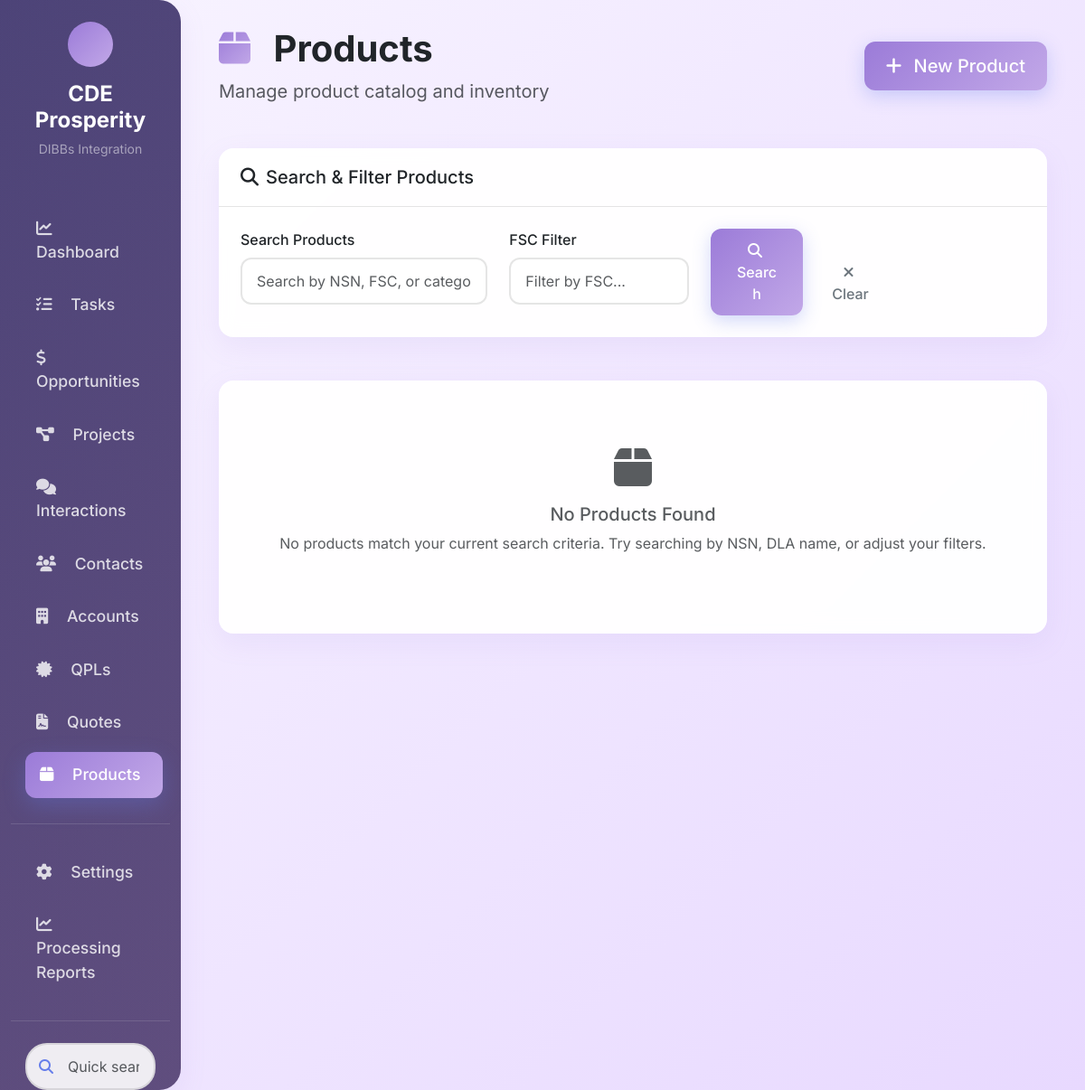
The page /products on the database as committed earlier.
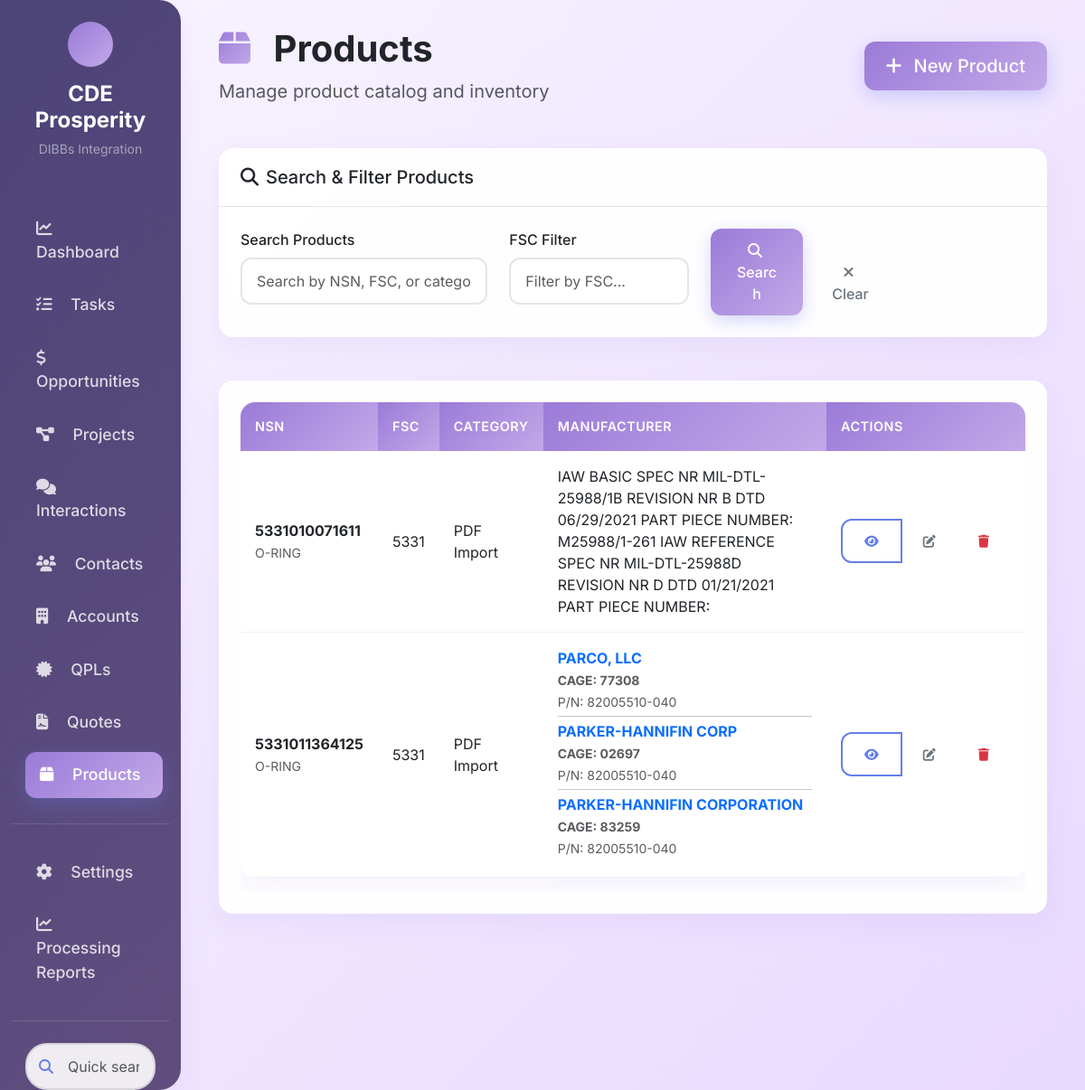
The same page on the database as committed later.
### tables this page shows
CREATE TABLE "products" (
                id INTEGER PRIMARY KEY AUTOINCREMENT,
                name TEXT NOT NULL,
                product_code TEXT,
                nsn TEXT NOT NULL UNIQUE,
                fsc TEXT,
                description TEXT,
                category TEXT,
                family TEXT,
                unit_price REAL,
                cost_price REAL,
                list_price REAL,
                manufacturer TEXT,
                part_number TEXT,
                is_active BOOLEAN DEFAULT 1,
                created_date TIMESTAMP DEFAULT CURRENT_TIMESTAMP,
                modified_date TIMESTAMP DEFAULT CURRENT_TIMESTAMP
            );

CREATE TABLE "qpls" (
            id INTEGER PRIMARY KEY AUTOINCREMENT,
            product_id INTEGER,
            account_id INTEGER,
            manufacturer_name TEXT NOT NULL,
            cage_code TEXT,
            part_number TEXT,
            is_active BOOLEAN DEFAULT 1,
            created_date TIMESTAMP DEFAULT CURRENT_TIMESTAMP,
            modified_date TIMESTAMP DEFAULT CURRENT_TIMESTAMP,
            FOREIGN KEY (product_id) REFERENCES products (id),
            FOREIGN KEY (account_id) REFERENCES accounts (id)
        );

CREATE TABLE accounts (
                id INTEGER PRIMARY KEY AUTOINCREMENT,
                name TEXT NOT NULL UNIQUE,
                type TEXT CHECK(type IN ('Competitor', 'Prospect Customer', 'Customer', 'Former Customer', 'Prospect Vendor', 'Vendor', 'QPL')),
                summary TEXT,
                detail TEXT,
                website TEXT,
                email TEXT,
                location TEXT,
                linkedin TEXT,
                parent_co TEXT,
                cage TEXT,
                created_date TIMESTAMP DEFAULT CURRENT_TIMESTAMP,
                image TEXT,
                video TEXT,
                is_active BOOLEAN DEFAULT 1
            , billing_address TEXT);

### crm_app.py (the view)
@app.route('/products')
def products():
    search = request.args.get('search', '')
    category = request.args.get('category', '')
    fsc = request.args.get('fsc', '')
    page = int(request.args.get('page', 1))
    filters = {}
    if search:
        filters['search'] = search
    if category:
        filters['category'] = category
    if fsc:
        filters['fsc'] = fsc
    products_list = crm_data.get_products(filters)
    for product in products_list:
        if product.get('id'):
            qpl_manufacturers = crm_data.get_qpl_manufacturers_for_product(product['id'])
            product['qpl_manufacturers'] = qpl_manufacturers
        else:
            product['qpl_manufacturers'] = []
    pagination = paginate_results(products_list, page)
    return render_template('products.html',
                         products=pagination['items'],
                         pagination=pagination,
                         search=search,
                         category=category,
                         fsc=fsc)

### crm_app.py (called while the page is built)
def paginate_results(data, page, per_page=10):
    total = len(data)
    start = (page - 1) * per_page
    end = start + per_page
    return {
        'items': data[start:end],
        'total': total,
        'page': page,
        'per_page': per_page,
        'pages': (total + per_page - 1) // per_page,
        'has_prev': page > 1,
        'has_next': page < (total + per_page - 1) // per_page,
        'prev_num': page - 1 if page > 1 else None,
        'next_num': page + 1 if page < (total + per_page - 1) // per_page else None
    }

### src/core/crm_data.py (called while the page is built, shortened)
    def get_products(self, filters=None, limit=None):
        query = "SELECT * FROM products WHERE is_active = 1"
        params = []
        query += " ORDER BY nsn, name"
        if limit:
            query += f" LIMIT {limit}"
        return db.execute_query(query, params if params else None)

### src/core/crm_database.py (called while the page is built)
    def execute_query(self, query, params=None):
        if params:
            cursor = self.conn.execute(query, params)
        else:
            cursor = self.conn.execute(query)
        rows = cursor.fetchall()
        return [dict(row) for row in rows]

### web/templates/products.html (shortened to what this page needs)
{% extends "base.html" %}
{% from "macros/product_macros.html" import
    products_page_header,
    products_search_filters,
    products_table,
    products_empty_state,
    new_product_modal,
    view_product_modal,
    edit_product_modal,
    products_styles
%}
{% block content %}
<div class="container-fluid">
    {{ products_page_header() }}
    {{ products_search_filters(search, fsc) }}
    {% if products %}
        {{ products_table(products) }}
    {% else %}
        {{ products_empty_state() }}
    {% endif %}
</div>
{% endblock %}

### web/templates/macros/product_macros.html (shortened to what the changed rows need)
{% macro products_page_header() %}
<div class="d-flex justify-content-between align-items-center mb-5">
    <div>
        <h1 class="display-6 fw-bold mb-2">
            <i class="fas fa-box me-3" style="background: var(--gradient-primary); -webkit-background-clip: text; -webkit-text-fill-color: transparent; background-clip: text;"></i>
            Products
        </h1>
    </div>
</div>
{% endmacro %}
{% macro products_table(products) %}
<div class="card">
    <div class="card-body">
        <div class="table-responsive">
            <table class="table table-hover">
                <thead>
                    <tr>
                        <th>NSN</th>
                        <th>FSC</th>
                        <th>Category</th>
                        <th>Manufacturer</th>
                        <th>Actions</th>
                    </tr>
                </thead>
                <tbody>
                    {% for product in products %}
                    <tr>
                        <td>
                            <strong>{{ product.nsn or 'N/A' }}</strong>
                            {% if product.description %}
                            <br><small class="text-muted">{{ (product.description or 'No description')[:80] }}{% if (product.description or '')|length > 80 %}...{% endif %}</small>
                            {% endif %}
                        </td>
                        <td>{{ product.fsc or 'N/A' }}</td>
                        <td>{{ product.category or product.name or 'N/A' }}</td>
                        <td>
                            {% if product.qpl_manufacturers and product.qpl_manufacturers|length > 0 %}
                                {% for manufacturer in product.qpl_manufacturers %}
                                    <div class="mb-1">
                                        <a href="/account/{{ manufacturer.account_id }}" class="text-decoration-none fw-bold text-primary" title="View {{ manufacturer.manufacturer_name }} account">
                                            {{ manufacturer.manufacturer_name }}
                                        </a>
                                        {% if manufacturer.cage_code %}
                                        <br><small class="text-muted fw-bold text-info">CAGE: {{ manufacturer.cage_code }}</small>
                                        {% endif %}
                                        {% if manufacturer.part_number %}
                                        <br><small class="text-muted">P/N: {{ manufacturer.part_number }}</small>
                                        {% endif %}
                                    </div>
                                    {% if not loop.last %}<hr class="my-1">{% endif %}
                                {% endfor %}
                            {% elif product.manufacturer %}
                                {% set mfr_parts = product.manufacturer.split(' P/N ') %}
                                {{ mfr_parts[0] }}
                            {% else %}
                                <span class="text-muted">N/A</span>
                            {% endif %}
                        </td>
                        <td>
                            <div class="btn-group btn-group-sm" role="group">
                                <button class="btn btn-outline-primary" onclick="viewProduct('{{ product.nsn }}')" title="View Product">
                                    <i class="fas fa-eye"></i>
                                </button>
                                <button class="btn btn-outline-secondary" onclick="editProduct('{{ product.nsn }}')" title="Edit Product">
                                    <i class="fas fa-edit"></i>
                                </button>
                                <button class="btn btn-outline-danger" onclick="deleteProduct('{{ product.nsn }}', '{{ product.name or product.nsn }}')" title="Delete Product">
                                    <i class="fas fa-trash"></i>
                                </button>
                            </div>
                        </td>
                    </tr>
                    {% endfor %}
                </tbody>
            </table>
        </div>
    </div>
</div>
{% endmacro %}
{% macro products_empty_state() %}
{% from 'macros/common_macros.html' import empty_state_card %}
{{ empty_state_card('box', 'No Products Found', 'No products match your current search criteria. Try searching by NSN, DLA name, or adjust your filters.') }}
{% endmacro %}

Rows that differ between the two databases and show on the page:
added products: nsn "5331010071611", description "O-RING", fsc "5331", category "PDF Import", manufacturer "IAW BASIC SPEC NR MIL-DTL-25988/1B REVISION NR B DTD 06/29/2021 PART PIECE NUMBER: M25988/1-261 IAW REFERENCE SPEC NR MIL-DTL-25988D REVISION NR D DTD 01/21/2021 PART PIECE NUMBER:"
added products: nsn "5331011364125", description "O-RING", fsc "5331", category "PDF Import"
added qpls: manufacturer_name "PARCO, LLC", cage_code "77308", part_number "82005510-040"
added qpls: manufacturer_name "PARKER-HANNIFIN CORP", cage_code "02697", part_number "82005510-040"
added qpls: manufacturer_name "PARKER-HANNIFIN CORPORATION", cage_code "83259", part_number "82005510-040"
Other text that changed with them:
{{ title }}: "No Products Found" → (not shown)
{{ description }}: "No products match your current search criteria. Try searching by NSN, DLA name, or adjust your filters." → (not shown)
text now shown: "NSN FSC CATEGORY MANUFACTURER ACTIONS"
